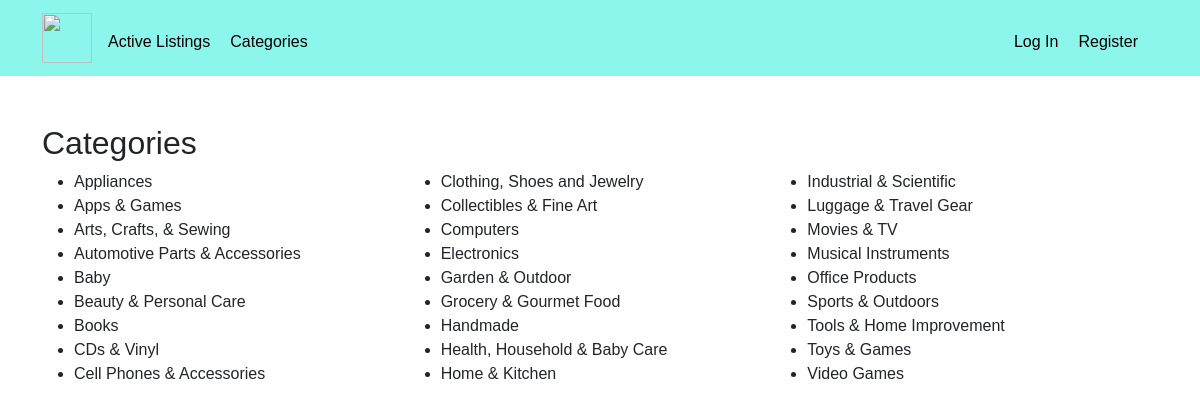
The page /categories on the database its author committed.
### auctions/models.py (models this page shows, shortened)
class Categories(models.Model):
    category = models.CharField(max_length=64)

### auctions/views.py (the view)
# urls.py: path("categories", views.categories, name="categories"),
def categories(request):
    categories = Categories.objects.all()
    return render(request, "auctions/categories.html", {
        "categories": categories
    })

### auctions/templates/auctions/categories.html
{% extends "auctions/layout.html" %}
{% block body %}
    <h2>Categories</h2>
    <ul class="categoryList">
    {% for category in categories %}
    <li class="categoryListItem"><a href="{% url 'category' category.id %}">{{ category.category }}</a></li>
    {% endfor %}
{% endblock %}

### auctions/static/auctions/styles.css (style rules this page uses)
*, *::before, *::after { box-sizing: border-box; font-family: "Montserrat", sans-serif; }
body { font-size: 2vh; background-color: white; }
html { overflow-y: scroll; }
ul li { padding-right: 20px; }
a { color: inherit; }
a:link { text-decoration: none; }
.categoryList { -webkit-column-count: 3; -moz-column-count: 3; column-count: 3; }

### rows shown on the page
Categories: category "Appliances"
Categories: category "Apps & Games"
Categories: category "Arts, Crafts, & Sewing"
Categories: category "Automotive Parts & Accessories"
Categories: category "Baby"
Categories: category "Beauty & Personal Care"
Categories: category "Books"
Categories: category "CDs & Vinyl"
Categories: category "Cell Phones & Accessories"
Categories: category "Clothing, Shoes and Jewelry"
Categories: category "Collectibles & Fine Art"
Categories: category "Computers"
Categories: category "Electronics"
Categories: category "Garden & Outdoor"
Categories: category "Grocery & Gourmet Food"
Categories: category "Handmade"
Categories: category "Health, Household & Baby Care"
Categories: category "Home & Kitchen"
Categories: category "Industrial & Scientific"
Categories: category "Luggage & Travel Gear"
Categories: category "Movies & TV"
Categories: category "Musical Instruments"
Categories: category "Office Products"
Categories: category "Sports & Outdoors"
Categories: category "Tools & Home Improvement"
Categories: category "Toys & Games"
Categories: category "Video Games"
